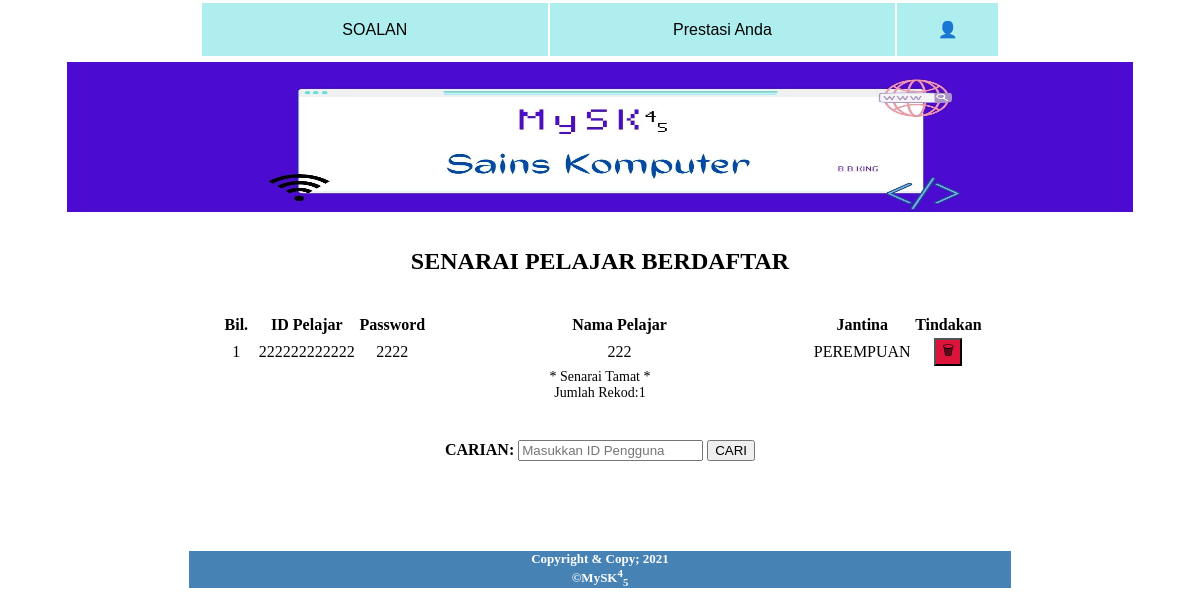
Page /senarai_pelajar.php (signed in) on the committed database.
### tables this page shows
CREATE TABLE `pengguna` (
  `idpengguna` varchar(12) NOT NULL,
  `password` varchar(10) NOT NULL,
  `nama` varchar(50) NOT NULL,
  `jantina` varchar(10) NOT NULL,
  `aras` varchar(11) NOT NULL
);

### senarai_pelajar.php (the view, shortened to what this page needs)
<?php
require 'sambung.php';
include 'header.php';
?>
<html>
	<?php
	include 'menu.php';
	?>
	<body>
	<center><h2>SENARAI PELAJAR BERDAFTAR</h2></center>
	<main>
	<BR>
	<table width="65%" border="0" align="center"
	style='font-size:16px'>
	<tr>
	<td width="5%"><b>Bil.</b></td>
	<td width="10%"><b>ID Pelajar</b></td>
	<td width="5%"><b>Password</b></td>
	<td width="50%"><b>Nama Pelajar</b></td>
	<td width="5%"><b>Jantina</b></td>
	<td width="5%"><b>Tindakan</b></td>
	</tr>
	<?php
	$no=1;
	$data1=mysqli_query($hubung,"SELECT * FROM pengguna WHERE aras='PELAJAR' ORDER BY nama ASC");
while ($info1=mysqli_fetch_array($data1)){
	?>
	<tr>
		<td><?php echo $no; ?></td>
		<td><?php echo $info1['idpengguna']; ?></td>
		<td><?php echo $info1['password']; ?></td>
		<td><?php echo $info1['nama']; ?></td>
		<td><?php echo $info1['jantina']; ?></td>
		<td><a href="hapus_pelajar.php?idpengguna=<?php echo $info1['idpengguna']; ?>"><button class="hapus" title="HAPUS">&#128465;</button></td>
		</tr>
<?php $no++; } ?>
</table>
</main>
<center><font style='font-size: 14px'>
* Senarai Tamat *<br />Jumlah Rekod:<?php echo $no-1; ?>
</font></center>
<BR><BR>
<?php include 'carian.php'; ?>
</body>
<BR><BR><BR><BR><BR><BR>
<?php include 'footer.php'; ?>
</html>

### senarai_pelajar.php (style rules this page uses)
.hapus { background-color: crimson; }
table, tr, td { text-align: center; }

### rows in the picture
pengguna: idpengguna "222222222222", password "2222", nama "222", jantina "PEREMPUAN"

### other values in the picture
$no-1 "1"
